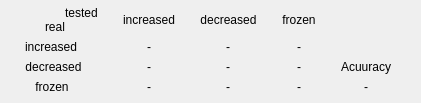
        <widget class="QWidget" name="page_3">
         <property name="geometry">
          <rect>
           <x>0</x>
           <y>0</y>
           <width>421</width>
           <height>103</height>
          </rect>
         </property>
         <attribute name="label">
          <string>정확도</string>
         </attribute>
         <widget class="QWidget" name="gridLayoutWidget">
          <property name="geometry">
           <rect>
            <x>0</x>
            <y>0</y>
            <width>421</width>
            <height>101</height>
           </rect>
          </property>
          <layout class="QGridLayout" name="gridLayout">
           <property name="spacing">
            <number>0</number>
           </property>
           <item row="1" column="1" alignment="Qt::AlignHCenter">
            <widget class="QLabel" name="i_i">
             <property name="sizePolicy">
              <sizepolicy hsizetype="Fixed" vsizetype="Fixed">
               <horstretch>0</horstretch>
               <verstretch>0</verstretch>
              </sizepolicy>
             </property>
             <property name="font">
              <font>
               <pointsize>9</pointsize>
               <stylestrategy>PreferAntialias</stylestrategy>
              </font>
             </property>
             <property name="text">
              <string>-</string>
             </property>
             <property name="alignment">
              <set>Qt::AlignCenter</set>
             </property>
            </widget>
           </item>
           <item row="2" column="4">
            <widget class="QLabel" name="label4_13">
             <property name="sizePolicy">
              <sizepolicy hsizetype="Fixed" vsizetype="Fixed">
               <horstretch>0</horstretch>
               <verstretch>0</verstretch>
              </sizepolicy>
             </property>
             <property name="font">
              <font>
               <pointsize>9</pointsize>
               <stylestrategy>PreferAntialias</stylestrategy>
              </font>
             </property>
             <property name="text">
              <string>Acuuracy</string>
             </property>
             <property name="alignment">
              <set>Qt::AlignCenter</set>
             </property>
            </widget>
           </item>
           <item row="0" column="3">
            <widget class="QLabel" name="label4_21">
             <property name="sizePolicy">
              <sizepolicy hsizetype="Fixed" vsizetype="Fixed">
               <horstretch>0</horstretch>
               <verstretch>0</verstretch>
              </sizepolicy>
             </property>
             <property name="font">
              <font>
               <pointsize>9</pointsize>
               <stylestrategy>PreferAntialias</stylestrategy>
              </font>
             </property>
             <property name="text">
              <string>frozen</string>
             </property>
             <property name="alignment">
              <set>Qt::AlignCenter</set>
             </property>
            </widget>
           </item>
           <item row="2" column="1" alignment="Qt::AlignHCenter">
            <widget class="QLabel" name="d_i">
             <property name="sizePolicy">
              <sizepolicy hsizetype="Fixed" vsizetype="Fixed">
               <horstretch>0</horstretch>
               <verstretch>0</verstretch>
              </sizepolicy>
             </property>
             <property name="font">
              <font>
               <pointsize>9</pointsize>
               <stylestrategy>PreferAntialias</stylestrategy>
              </font>
             </property>
             <property name="text">
              <string>-</string>
             </property>
             <property name="alignment">
              <set>Qt::AlignCenter</set>
             </property>
            </widget>
           </item>
           <item row="3" column="0" alignment="Qt::AlignLeft">
            <widget class="QLabel" name="label4_12">
             <property name="sizePolicy">
              <sizepolicy hsizetype="Fixed" vsizetype="Fixed">
               <horstretch>0</horstretch>
               <verstretch>0</verstretch>
              </sizepolicy>
             </property>
             <property name="font">
              <font>
               <pointsize>9</pointsize>
               <stylestrategy>PreferAntialias</stylestrategy>
              </font>
             </property>
             <property name="text">
              <string>   frozen</string>
             </property>
             <property name="alignment">
              <set>Qt::AlignCenter</set>
             </property>
            </widget>
           </item>
           <item row="2" column="2" alignment="Qt::AlignHCenter">
            <widget class="QLabel" name="d_d">
             <property name="sizePolicy">
              <sizepolicy hsizetype="Fixed" vsizetype="Fixed">
               <horstretch>0</horstretch>
               <verstretch>0</verstretch>
              </sizepolicy>
             </property>
             <property name="font">
              <font>
               <pointsize>9</pointsize>
               <stylestrategy>PreferAntialias</stylestrategy>
              </font>
             </property>
             <property name="text">
              <string>-</string>
             </property>
             <property name="alignment">
              <set>Qt::AlignCenter</set>
             </property>
            </widget>
           </item>
           <item row="3" column="2" alignment="Qt::AlignHCenter">
            <widget class="QLabel" name="f_d">
             <property name="sizePolicy">
              <sizepolicy hsizetype="Fixed" vsizetype="Fixed">
               <horstretch>0</horstretch>
               <verstretch>0</verstretch>
              </sizepolicy>
             </property>
             <property name="font">
              <font>
               <pointsize>9</pointsize>
               <stylestrategy>PreferAntialias</stylestrategy>
              </font>
             </property>
             <property name="text">
              <string>-</string>
             </property>
             <property name="alignment">
              <set>Qt::AlignCenter</set>
             </property>
            </widget>
           </item>
           <item row="3" column="4" alignment="Qt::AlignHCenter">
            <widget class="QLabel" name="acc">
             <property name="sizePolicy">
              <sizepolicy hsizetype="Fixed" vsizetype="Fixed">
               <horstretch>0</horstretch>
               <verstretch>0</verstretch>
              </sizepolicy>
             </property>
             <property name="font">
              <font>
               <pointsize>9</pointsize>
               <stylestrategy>PreferAntialias</stylestrategy>
              </font>
             </property>
             <property name="text">
              <string>-</string>
             </property>
             <property name="alignment">
              <set>Qt::AlignCenter</set>
             </property>
            </widget>
           </item>
           <item row="0" column="1">
            <widget class="QLabel" name="label4_7">
             <property name="sizePolicy">
              <sizepolicy hsizetype="Fixed" vsizetype="Fixed">
               <horstretch>0</horstretch>
               <verstretch>0</verstretch>
              </sizepolicy>
             </property>
             <property name="font">
              <font>
               <pointsize>9</pointsize>
               <stylestrategy>PreferAntialias</stylestrategy>
              </font>
             </property>
             <property name="text">
              <string>increased</string>
             </property>
             <property name="alignment">
              <set>Qt::AlignCenter</set>
             </property>
            </widget>
           </item>
           <item row="1" column="3" alignment="Qt::AlignHCenter">
            <widget class="QLabel" name="i_f">
             <property name="sizePolicy">
              <sizepolicy hsizetype="Fixed" vsizetype="Fixed">
               <horstretch>0</horstretch>
               <verstretch>0</verstretch>
              </sizepolicy>
             </property>
             <property name="font">
              <font>
               <pointsize>9</pointsize>
               <stylestrategy>PreferAntialias</stylestrategy>
              </font>
             </property>
             <property name="text">
              <string>-</string>
             </property>
             <property name="alignment">
              <set>Qt::AlignCenter</set>
             </property>
            </widget>
           </item>
           <item row="1" column="0" alignment="Qt::AlignLeft">
            <widget class="QLabel" name="label4_10">
             <property name="sizePolicy">
              <sizepolicy hsizetype="Fixed" vsizetype="Fixed">
               <horstretch>0</horstretch>
               <verstretch>0</verstretch>
              </sizepolicy>
             </property>
             <property name="font">
              <font>
               <pointsize>9</pointsize>
               <stylestrategy>PreferAntialias</stylestrategy>
              </font>
             </property>
             <property name="text">
              <string>increased</string>
             </property>
             <property name="alignment">
              <set>Qt::AlignCenter</set>
             </property>
            </widget>
           </item>
           <item row="3" column="1" alignment="Qt::AlignHCenter">
            <widget class="QLabel" name="f_i">
             <property name="sizePolicy">
              <sizepolicy hsizetype="Fixed" vsizetype="Fixed">
               <horstretch>0</horstretch>
               <verstretch>0</verstretch>
              </sizepolicy>
             </property>
             <property name="font">
              <font>
               <pointsize>9</pointsize>
               <stylestrategy>PreferAntialias</stylestrategy>
              </font>
             </property>
             <property name="text">
              <string>-</string>
             </property>
             <property name="alignment">
              <set>Qt::AlignCenter</set>
             </property>
            </widget>
           </item>
           <item row="2" column="0">
            <widget class="QLabel" name="label4_11">
             <property name="sizePolicy">
              <sizepolicy hsizetype="Fixed" vsizetype="Fixed">
               <horstretch>0</horstretch>
               <verstretch>0</verstretch>
              </sizepolicy>
             </property>
             <property name="font">
              <font>
               <pointsize>9</pointsize>
               <stylestrategy>PreferAntialias</stylestrategy>
              </font>
             </property>
             <property name="layoutDirection">
              <enum>Qt::LeftToRight</enum>
             </property>
             <property name="text">
              <string>decreased</string>
             </property>
             <property name="alignment">
              <set>Qt::AlignCenter</set>
             </property>
            </widget>
           </item>
           <item row="2" column="3" alignment="Qt::AlignHCenter">
            <widget class="QLabel" name="d_f">
             <property name="sizePolicy">
              <sizepolicy hsizetype="Fixed" vsizetype="Fixed">
               <horstretch>0</horstretch>
               <verstretch>0</verstretch>
              </sizepolicy>
             </property>
             <property name="font">
              <font>
               <pointsize>9</pointsize>
               <stylestrategy>PreferAntialias</stylestrategy>
              </font>
             </property>
             <property name="text">
              <string>-</string>
             </property>
             <property name="alignment">
              <set>Qt::AlignCenter</set>
             </property>
            </widget>
           </item>
           <item row="3" column="3" alignment="Qt::AlignHCenter">
            <widget class="QLabel" name="f_f">
             <property name="sizePolicy">
              <sizepolicy hsizetype="Fixed" vsizetype="Fixed">
               <horstretch>0</horstretch>
               <verstretch>0</verstretch>
              </sizepolicy>
             </property>
             <property name="font">
              <font>
               <pointsize>9</pointsize>
               <stylestrategy>PreferAntialias</stylestrategy>
              </font>
             </property>
             <property name="text">
              <string>-</string>
             </property>
             <property name="scaledContents">
              <bool>false</bool>
             </property>
             <property name="alignment">
              <set>Qt::AlignCenter</set>
             </property>
            </widget>
           </item>
           <item row="1" column="2" alignment="Qt::AlignHCenter">
            <widget class="QLabel" name="i_d">
             <property name="sizePolicy">
              <sizepolicy hsizetype="Fixed" vsizetype="Fixed">
               <horstretch>0</horstretch>
               <verstretch>0</verstretch>
              </sizepolicy>
             </property>
             <property name="font">
              <font>
               <pointsize>9</pointsize>
               <stylestrategy>PreferAntialias</stylestrategy>
              </font>
             </property>
             <property name="text">
              <string>-</string>
             </property>
             <property name="alignment">
              <set>Qt::AlignCenter</set>
             </property>
            </widget>
           </item>
           <item row="0" column="2">
            <widget class="QLabel" name="label4_8">
             <property name="sizePolicy">
              <sizepolicy hsizetype="Fixed" vsizetype="Fixed">
               <horstretch>0</horstretch>
               <verstretch>0</verstretch>
              </sizepolicy>
             </property>
             <property name="font">
              <font>
               <pointsize>9</pointsize>
               <stylestrategy>PreferAntialias</stylestrategy>
              </font>
             </property>
             <property name="text">
              <string>decreased</string>
             </property>
             <property name="alignment">
              <set>Qt::AlignCenter</set>
             </property>
            </widget>
           </item>
           <item row="0" column="0">
            <layout class="QGridLayout" name="gridLayout_2">
             <property name="leftMargin">
              <number>20</number>
             </property>
             <item row="0" column="1">
              <widget class="QLabel" name="label4_14">
               <property name="sizePolicy">
                <sizepolicy hsizetype="Fixed" vsizetype="Fixed">
                 <horstretch>0</horstretch>
                 <verstretch>0</verstretch>
                </sizepolicy>
               </property>
               <property name="font">
                <font>
                 <pointsize>9</pointsize>
                 <stylestrategy>PreferAntialias</stylestrategy>
                </font>
               </property>
               <property name="text">
                <string>tested</string>
               </property>
               <property name="alignment">
                <set>Qt::AlignCenter</set>
               </property>
              </widget>
             </item>
             <item row="1" column="0">
              <widget class="QLabel" name="label4_9">
               <property name="sizePolicy">
                <sizepolicy hsizetype="Fixed" vsizetype="Fixed">
                 <horstretch>0</horstretch>
                 <verstretch>0</verstretch>
                </sizepolicy>
               </property>
               <property name="font">
                <font>
                 <pointsize>9</pointsize>
                 <stylestrategy>PreferAntialias</stylestrategy>
                </font>
               </property>
               <property name="text">
                <string>real</string>
               </property>
               <property name="alignment">
                <set>Qt::AlignCenter</set>
               </property>
              </widget>
             </item>
            </layout>
           </item>
          </layout>
         </widget>
        </widget>
